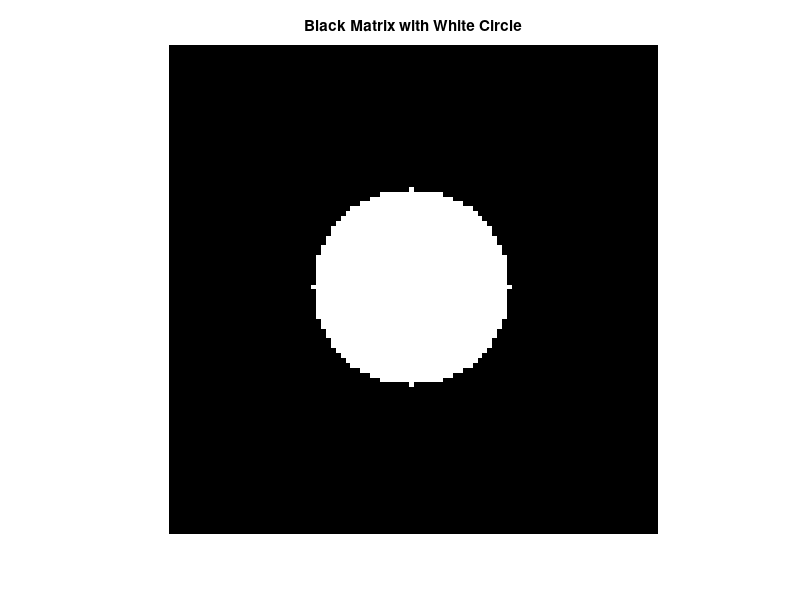

Source code (MATLAB):
A = zeros(100, 100); % Create a 100x100 black matrix
Cx = 50; % X-coordinate of the circle's center
Cy = 50; % Y-coordinate of the circle's center
radius = 20; % Radius of the circle

% Create a 2D grid of coordinates
[x, y] = meshgrid(1:size(A, 2), 1:size(A, 1));

% Calculate the Euclidean distance from the center for each point
distance = sqrt((x - Cx).^2 + (y - Cy).^2);

% Create a mask for the circle
circleMask = distance <= radius;

% Set the pixels within the circle to white (value 1)
A(circleMask) = 1;

% Display the matrix as an image
imshow(A, []);
title('Black Matrix with White Circle');
